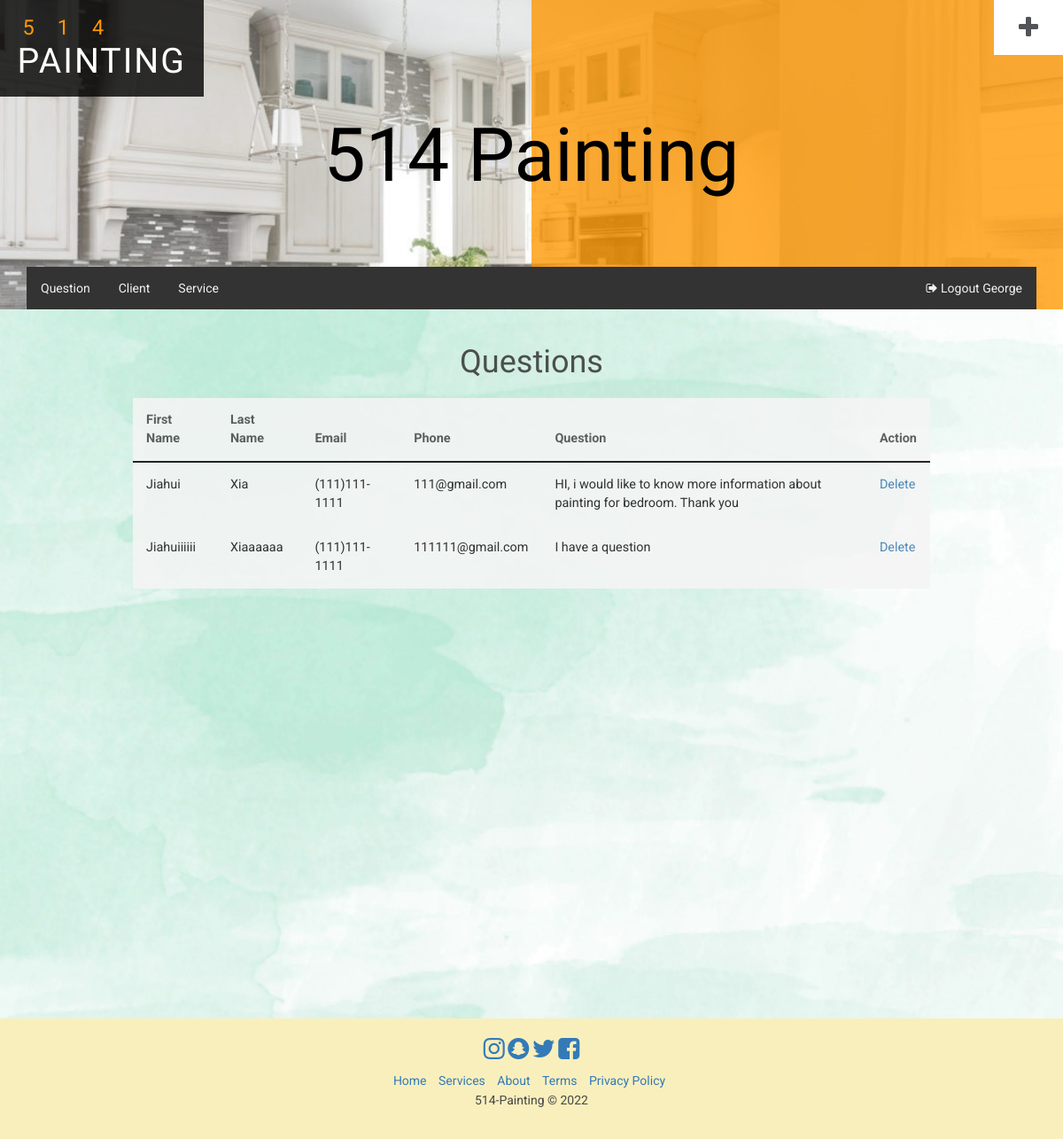
Screenshot of /Reply (signed in) with the database file from the repository.
### tables this page shows
CREATE TABLE `question` (
  `question_id` int(11) NOT NULL,
  `first_name` varchar(255) NOT NULL,
  `last_name` varchar(255) NOT NULL,
  `phone` varchar(20) NOT NULL,
  `email` varchar(255) NOT NULL,
  `question` varchar(500) NOT NULL
);

### app/controllers/Reply.php (called while the page is built, shortened)
<?php
class Reply extends Controller
{
    public function __construct()
    {
        $this->questionModel = $this->model('questionModel');
    }
    public function index()
    {
        $questions = $this->questionModel->getAllQuestions();
        $data = [
            'questions' => $questions,
        ];
        $this->view('Reply/index', $data);
    }
}

### app/core/app.php (called while the page is built, shortened)
<?php
    class App{
        protected $currentMethod = 'index';
        public function __construct()
        {
            $url = $this->parseURL();
            if(file_exists('../app/controllers/'.$url[0].'.php')){
                unset($url[0]);
            }
            $this->currentController = new $this->currentController;
            $this->params = $url ? array_values($url) : [];
            call_user_func_array([$this->currentController, $this->currentMethod], $this->params);
        }
        public function parseURL(){
            if(isset($_GET['url'])){
                $url = rtrim($_GET['url'], '/');
                $url = filter_var($url, FILTER_SANITIZE_URL);
                $url = explode('/',$url);
                return $url;
            }
        }
    }

### public/index.php (called while the page is built, shortened)
<?php
    $init = new App;
?>

### app/core/Model.php (called while the page is built, shortened)
<?php
class Model
{
    private $host = DB_HOST;
    private $user = DB_USER;
    private $pass = DB_PASS;
    private $dbname = DB_NAME;
    private $dbh;
    private $stmt;
    public function __construct()
    {
        $dsn = 'mysql:host=' . $this->host . ';dbname=' . $this->dbname;
        $options = array(
            PDO::ATTR_PERSISTENT => true,
            PDO::ATTR_ERRMODE => PDO::ERRMODE_EXCEPTION
        );
        try {
            $this->dbh = new PDO($dsn, $this->user, $this->pass, $options);
        } catch (PDOException $e) {
            $this->error = $e->getMessage();
            echo $this->error;
        }
    }
    public function query($sql)
    {
        $this->stmt = $this->dbh->prepare($sql);
    }
    public function execute()
    {
        return $this->stmt->execute();
    }
    public function getResultSet(){
        $this->execute();
        return $this->stmt->fetchAll(PDO::FETCH_OBJ);
    }
}

### app/models/questionModel.php (called while the page is built, shortened)
<?php
class questionModel
{
    public function __construct()
    {
        $this->db = new Model;
    }
    public function getAllQuestions()
    {
        $this->db->query(
            "SELECT *
                FROM question"
        );
        return $this->db->getResultSet();
    }
}

### app/views/Reply/index.php (the view)
<?php include APPROOT . '/views/includes/header.php'; ?>
<div class="" style="min-height: 100vh;background: url('<?php echo URLROOT; ?>/images/bg.png'); no-repeat center; background-size: cover;">
    <div class="table-responsive" style="transform: scale(1);transform-origin: top;opacity: 0.88;filter: contrast(92%); margin: auto 15rem;">
        <table class="table" style="font-size:medium;" >
            <h1 style="padding-top: 4rem; padding-bottom: 2rem; text-align: center;">Questions</h1>
            <thead>
                <tr>
                    <th style="background: #ffffff;border-bottom-color: #000000; color: #494949;">First Name</th>
                    <th style="background: #ffffff;border-bottom-color: #000000; color: #494949;">Last Name</th>
                    <th style="background: #ffffff;border-bottom-color: #000000; color: #494949;">Email</th>
                    <th style="background: #ffffff;border-bottom-color: #000000; color: #494949;">Phone</th>
                    <th style="background: #ffffff;border-bottom-color: #000000; color: #494949;">Question</th>
                    <th style="background: #ffffff;border-bottom-color: #000000; color: #494949;">Action</th>
                </tr>
            </thead>
            <tbody>
                <?php
                if (!empty($data["questions"])) {
                    foreach ($data["questions"] as $question) {
                        echo "<tr>";
                        echo "<td style='background: #ffffff; color: #101010;'>
                   $question->first_name
                    </td>";
                        echo "<td style='background: #ffffff; color: #101010;'>
                    $question->last_name</a>
                    </td>";
                        echo "<td style='background: #ffffff; color: #101010;'>
                    $question->phone</a>
                    </td>";
                        echo "<td style='background: #ffffff; color: #101010;'>
                    $question->email</a>
                    </td>";
                        echo "<td style='background: #ffffff; color: #101010;'>
                    $question->question</a>
                    </td>";
                        echo "<td style='background: #ffffff;'>
                    <a href='/System-Dev/Reply/deleteQuestion/$question->question_id'>Delete</a>
                    </td>";
                    }
                }
                ?>
            </tbody>
        </table>
    </div>
</div>
<?php include APPROOT . '/views/includes/footer.php'; ?>

### public/css/style.css (style rules this page uses)
body { margin: 0; font-family: 'Roboto', sans-serif; background: #fff; }
body a { -webkit-transition: 0.5s all; -moz-transition: 0.5s all; -o-transition: 0.5s all; -ms-transition: 0.5s all; transition: 0.5s all; text-decoration: none; outline: none; }
h1, h2, h3, h4, h5, h6 { margin: 0; font-family: 'Redressed', cursive; }
.table td, .table>tbody>tr>td, .table>tbody>tr>th, .table>tfoot>tr>td, .table>tfoot>tr>th, .table>thead>tr>td, .table>thead>tr>th { padding: 15px!important; }
.table>thead>tr>th, .table>tbody>tr>th, .table>tfoot>tr>th, .table>thead>tr>td, .table>tbody>tr>td, .table>tfoot>tr>td { font-size: 0.9em; color: #999; border-top: none !important; }

### rows the page displays
question: first_name "Jiahui", last_name "Xia", phone "(111)111-1111", email "111@gmail.com", question "HI, i would like to know more information about painting for bedroom. Thank you"
question: first_name "Jiahuiiiiii", last_name "Xiaaaaaa", phone "(111)111-1111", email "111111@gmail.com", question "I have a question"

### other values shown
$_SESSION['user_username'] "George"
